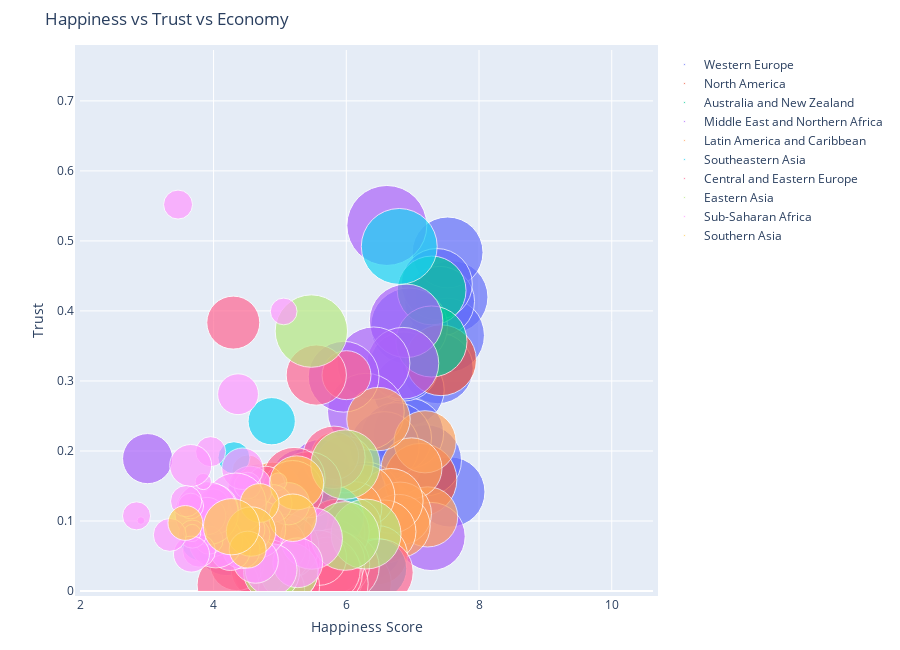

Notebook source saved alongside this figure:
### Code cell
figure=bubbleplot(dataset=data_2015,x_column='Happiness Score',y_column='Trust (Government Corruption)',
                 bubble_column = 'Country',size_column = 'Economy (GDP per Capita)',color_column = 'Region',
                 x_title = "Happiness Score",y_title = "Trust", title = 'Happiness vs Trust vs Economy',x_logscale = False,
                 scale_bubble = 1, height = 650)
py.iplot(figure, config={'scrollzoom': True})

### Figure 1 — Plotly figure (JSON) as saved in the notebook; plotly's stock layout.template omitted (floating-point values rounded to 4 significant figures)
{"data": [{"marker": {"size": [1.397, 1.302, 1.325, 1.459, 1.29, 1.329, 1.332, 1.337, 1.564, 1.336, 1.308, 1.266, 1.328, 1.278, 1.23, 1.207, 1.251, 1.208, 1.208, 1.16, 1.154], "sizemode": "area", "sizeref": 0.0005283}, "mode": "markers", "name": "Western Europe", "text": ["Switzerland", "Iceland", "Denmark", "Norway", "Finland", "Netherlands", "Sweden", "Austria", "Luxembourg", "Ireland", "Belgium", "United Kingdom", "Germany", "France", "Spain", "Malta", "Italy", "North Cyprus", "Cyprus", "Portugal", "Greece"], "type": "scatter", "x": [7.587, 7.561, 7.527, 7.522, 7.406, 7.378, 7.364, 7.2, 6.946, 6.94, 6.937, 6.867, 6.75, 6.575, 6.329, 6.302, 5.948, 5.695, 5.689, 5.102, 4.857], "y": [0.4198, 0.1414, 0.4836, 0.365, 0.4137, 0.3181, 0.4384, 0.1868, 0.378, 0.287, 0.2254, 0.3207, 0.2184, 0.2065, 0.06398, 0.1359, 0.02901, 0.1428, 0.06146, 0.01078, 0.01397]}, {"marker": {"size": [1.326, 1.395], "sizemode": "area", "sizeref": 0.0005283}, "mode": "markers", "name": "North America", "text": ["Canada", "United States"], "type": "scatter", "x": [7.427, 7.119], "y": [0.3296, 0.1589]}, {"marker": {"size": [1.25, 1.334], "sizemode": "area", "sizeref": 0.0005283}, "mode": "markers", "name": "Australia and New Zealand", "text": ["New Zealand", "Australia"], "type": "scatter", "x": [7.286, 7.284], "y": [0.4292, 0.3564]}, {"marker": {"size": [1.229, 1.427, 1.36, 1.69, 1.395, 1.554, 1.324, 1.131, 0.9393, 1.061, 0.902, 0.7348, 1.026, 0.8811, 0.5987, 1.009, 0.9855, 0.8818, 0.5465, 0.6632], "sizemode": "area", "sizeref": 0.0005283}, "mode": "markers", "name": "Middle East and Northern Africa", "text": ["Israel", "United Arab Emirates", "Oman", "Qatar", "Saudi Arabia", "Kuwait", "Bahrain", "Libya", "Algeria", "Turkey", "Jordan", "Morocco", "Lebanon", "Tunisia", "Palestinian Territories", "Iran", "Iraq", "Egypt", "Yemen", "Syria"], "type": "scatter", "x": [7.278, 6.901, 6.853, 6.611, 6.411, 6.295, 5.96, 5.754, 5.605, 5.332, 5.192, 5.013, 4.839, 4.739, 4.715, 4.686, 4.677, 4.194, 4.077, 3.006], "y": [0.07785, 0.3858, 0.3252, 0.5221, 0.3252, 0.2561, 0.306, 0.1102, 0.1738, 0.1575, 0.1429, 0.08546, 0.04582, 0.06358, 0.129, 0.05863, 0.1379, 0.06324, 0.07854, 0.1891]}, {"marker": {"size": [0.9558, 1.021, 0.9812, 1.044, 1.064, 1.107, 1.054, 1.062, 0.9186, 0.9953, 1.212, 0.7645, 0.7455, 0.864, 0.6813, 0.7599, 0.5933, 0.9002, 0.8104, 0.8954, 0.5953, 0.2667], "sizemode": "area", "sizeref": 0.0005283}, "mode": "markers", "name": "Latin America and Caribbean", "text": ["Costa Rica", "Mexico", "Brazil", "Venezuela", "Panama", "Chile", "Argentina", "Uruguay", "Colombia", "Suriname", "Trinidad and Tobago", "El Salvador", "Guatemala", "Ecuador", "Bolivia", "Paraguay", "Nicaragua", "Peru", "Jamaica", "Dominican Republic", "Honduras", "Haiti"], "type": "scatter", "x": [7.226, 7.187, 6.983, 6.81, 6.786, 6.67, 6.574, 6.485, 6.477, 6.269, 6.168, 6.13, 6.123, 5.975, 5.89, 5.878, 5.828, 5.824, 5.709, 4.885, 4.788, 4.518], "y": [0.1058, 0.2131, 0.1752, 0.1107, 0.0927, 0.1287, 0.08484, 0.2456, 0.0512, 0.1363, 0.0114, 0.1178, 0.09472, 0.1809, 0.088, 0.08242, 0.1932, 0.05989, 0.02299, 0.1423, 0.06825, 0.1718]}, {"marker": {"size": [1.522, 0.9669, 1.125, 0.8283, 0.6322, 0.7053, 0.5907, 0.2711, 0.4604], "sizemode": "area", "sizeref": 0.0005283}, "mode": "markers", "name": "Southeastern Asia", "text": ["Singapore", "Thailand", "Malaysia", "Indonesia", "Vietnam", "Philippines", "Laos", "Myanmar", "Cambodia"], "type": "scatter", "x": [6.798, 6.455, 5.77, 5.399, 5.36, 5.073, 4.876, 4.307, 3.819], "y": [0.4921, 0.03187, 0.105, 0, 0.1044, 0.1228, 0.2425, 0.1903, 0.07247]}, {"marker": {"size": [1.179, 0.6324, 1.169, 0.5945, 1.123, 1.185, 1.147, 1.032, 1.126, 1.083, 1.138, 0.8015, 0.9585, 1.152, 0.4743, 1.024, 0.9744, 1.043, 0.9205, 1.113, 0.9185, 0.8787, 0.8322, 1.121, 0.3905, 0.7991, 0.7682, 0.7419, 1.012], "sizemode": "area", "sizeref": 0.0005283}, "mode": "markers", "name": "Central and Eastern Europe", "text": ["Czech Republic", "Uzbekistan", "Slovakia", "Moldova", "Kazakhstan", "Slovenia", "Lithuania", "Belarus", "Poland", "Croatia", "Russia", "Kosovo", "Turkmenistan", "Estonia", "Kyrgyzstan", "Azerbaijan", "Montenegro", "Romania", "Serbia", "Latvia", "Macedonia", "Albania", "Bosnia and Herzegovina", "Hungary", "Tajikistan", "Ukraine", "Armenia", "Georgia", "Bulgaria"], "type": "scatter", "x": [6.505, 6.003, 5.995, 5.889, 5.855, 5.848, 5.833, 5.813, 5.791, 5.759, 5.716, 5.589, 5.548, 5.429, 5.286, 5.212, 5.192, 5.124, 5.123, 5.098, 5.007, 4.959, 4.949, 4.8, 4.786, 4.681, 4.35, 4.297, 4.218], "y": [0.02652, 0.3083, 0.03431, 0.01615, 0.08454, 0.03787, 0.01031, 0.1909, 0.04212, 0.0243, 0.03005, 0.04741, 0.3084, 0.1518, 0.04232, 0.1606, 0.143, 0.00649, 0.02617, 0.06332, 0.05327, 0.06413, 0.00227, 0.02758, 0.1507, 0.02961, 0.039, 0.3833, 0.00872]}, {"marker": {"size": [1.291, 1.271, 1.245, 1.386, 0.8901, 0.8282], "sizemode": "area", "sizeref": 0.0005283}, "mode": "markers", "name": "Eastern Asia", "text": ["Taiwan", "Japan", "South Korea", "Hong Kong", "China", "Mongolia"], "type": "scatter", "x": [6.298, 5.987, 5.984, 5.474, 5.14, 4.874], "y": [0.08129, 0.1806, 0.07857, 0.3712, 0.02781, 0.02666]}, {"marker": {"size": [1.008, 0.6543, 0.4704, 0.1885, 0.08308, 0.3755, 0.7121, 0.9205, 0.5456, 0.271, 0.0712, 0.5211, 0, 0.1907, 0.3302, 0.4541, 0.3647, 0.4402, 0.9936, 0.01604, 0.4225, 0.7578, 0.2607, 0.6787, 0.2391, 0.211, 0.365, 1.06, 0.0694, 0.2852, 0.2082, 0.0785, 0.3419, 0.1742, 0.4653, 0.2581, 0.2221, 0.2867, 0.0153, 0.2087], "sizemode": "area", "sizeref": 0.0005283}, "mode": "markers", "name": "Sub-Saharan Africa", "text": ["Mauritius", "Nigeria", "Zambia", "Somaliland region", "Mozambique", "Lesotho", "Swaziland", "South Africa", "Ghana", "Zimbabwe", "Liberia", "Sudan", "Congo (Kinshasa)", "Ethiopia", "Sierra Leone", "Mauritania", "Kenya", "Djibouti", "Botswana", "Malawi", "Cameroon", "Angola", "Mali", "Congo (Brazzaville)", "Comoros", "Uganda", "Senegal", "Gabon", "Niger", "Tanzania", "Madagascar", "Central African Republic", "Chad", "Guinea", "Ivory Coast", "Burkina Faso", "Rwanda", "Benin", "Burundi", "Togo"], "type": "scatter", "x": [5.477, 5.268, 5.129, 5.057, 4.971, 4.898, 4.867, 4.642, 4.633, 4.61, 4.571, 4.55, 4.517, 4.512, 4.507, 4.436, 4.419, 4.369, 4.332, 4.292, 4.252, 4.033, 3.995, 3.989, 3.956, 3.931, 3.904, 3.896, 3.845, 3.781, 3.681, 3.678, 3.667, 3.656, 3.655, 3.587, 3.465, 3.34, 2.905, 2.839], "y": [0.07521, 0.0403, 0.1247, 0.3993, 0.156, 0.125, 0.0306, 0.08884, 0.04355, 0.08079, 0.06232, 0.1466, 0.07625, 0.1505, 0.08786, 0.1746, 0.05839, 0.2811, 0.1247, 0.06977, 0.05786, 0.07122, 0.1235, 0.1169, 0.199, 0.07267, 0.1071, 0.1109, 0.1564, 0.05747, 0.08124, 0.08289, 0.05269, 0.1214, 0.1792, 0.1283, 0.5519, 0.0801, 0.1006, 0.1073]}, {"marker": {"size": [0.7704, 0.5954, 0.3975, 0.645, 0.36, 0.8352, 0.3198], "sizemode": "area", "sizeref": 0.0005283}, "mode": "markers", "name": "Southern Asia", "text": ["Bhutan", "Pakistan", "Bangladesh", "India", "Nepal", "Sri Lanka", "Afghanistan"], "type": "scatter", "x": [5.253, 5.194, 4.694, 4.565, 4.514, 4.271, 3.575], "y": [0.1545, 0.1046, 0.1257, 0.08492, 0.05907, 0.09179, 0.09719]}], "layout": {"height": 650, "hovermode": "closest", "margin": {"b": 50, "pad": 5, "t": 50}, "showlegend": true, "title": {"text": "Happiness vs Trust vs Economy"}, "xaxis": {"autorange": false, "range": [1.987, 10.62], "title": {"text": "Happiness Score"}}, "yaxis": {"autorange": false, "range": [0, 0.7727], "title": {"text": "Trust"}}}}
